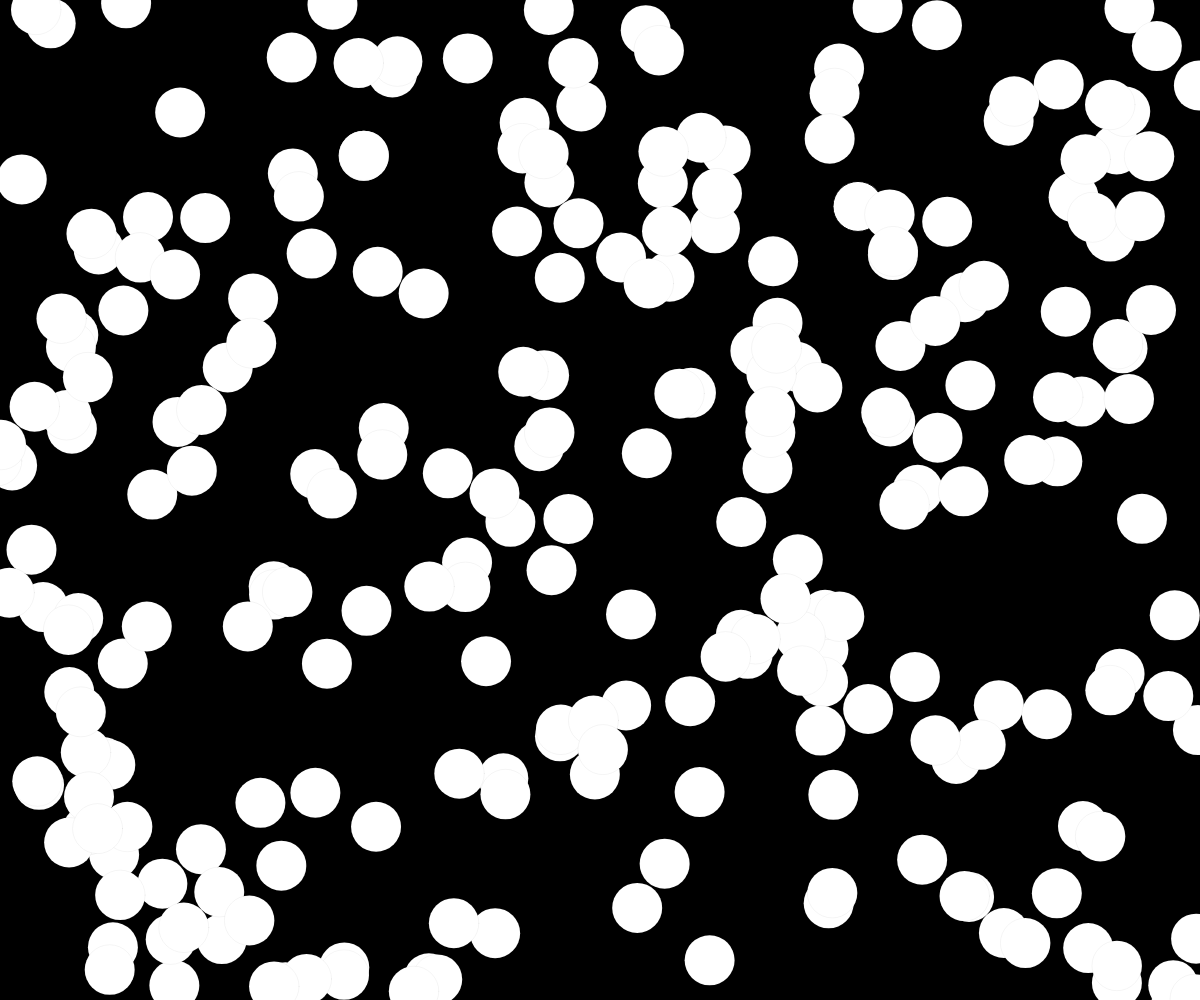
Frame 1 (no input)
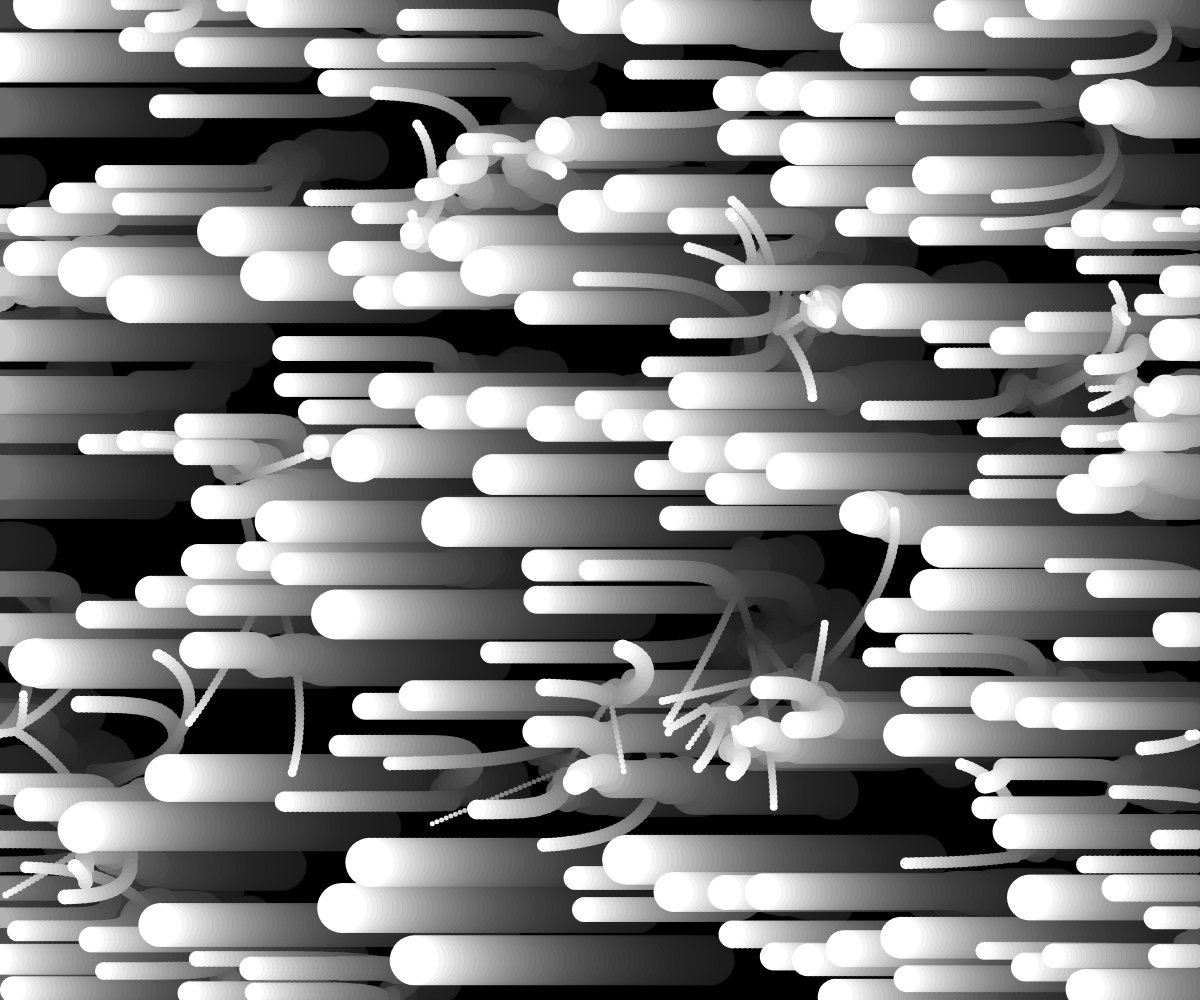
Frame 60 (no input)
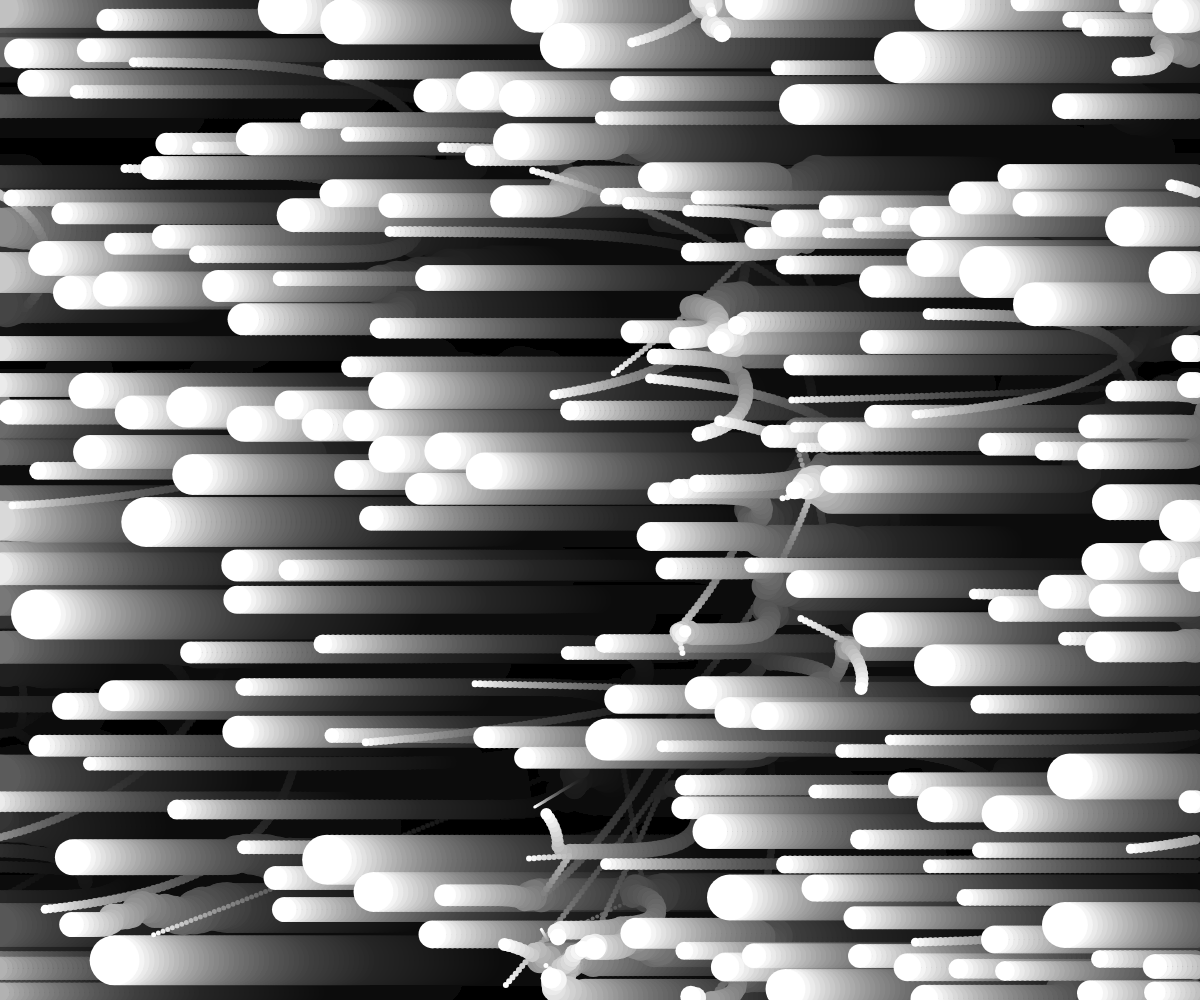
Frame 120 (the mouse pressed at the canvas centre since frame 60)

The p5.js sketch that drew these frames (run headless with seeded random() and noise() and a simulated clock; from frame 60 on, the mouse is pressed at the canvas centre):

// p5.js sketch
// ── sketch.js
  var b = [];
var d;
function setup() {

  createCanvas (windowWidth,windowHeight);

for (i = 0 ; i < 250; i ++ ){
b[i] = new Ball(random(width),random(height));
}
   background(0);
  
}
function draw() {

background(0,10);


 for(i = 0 ; i < b.length ; i++){
   
 b[i].ball;
 b[i].update();
 b[i].shouw();
 b[i].end();
   
  for( j = 0 ; j < b.length ; j++){
   if( i != j ){
     b[i].diss( b[i] , b[j]);
   }
  }
 }
}
var Ball = function( x , y  ){
  
  this.pos = createVector( x , y);
  this.v = p5.Vector.random2D(1,6);
  this.acc = createVector(0,0);
  this.mass = 50;
  
 this.update = function (){
   
   this.pos.add(this.v);
   this.v.add(this.acc);
   this.acc.mult(0);
   
 };
 
 this.shouw = function(){
 
   ellipse(this.pos.x , this.pos.y , this.mass );
 
  };
 this.end = function(){
 
 if (this.pos.x < 0 ){
   this.pos.x = width;
   this.mass = this.mass+2;
 }
 
 if( this.pos.x > width){
   this.mass = this.mass + 2;
  this.pos.x = 0;
 }
 
  if (this.pos.y < 0 ) {
   this.pos.y = height;
   this.mass = this.mass + 2;
  }
  
  if (this.pos.y > height){
    this.pos.y = 0;
    this.mass = this.mass + 2;
  }
  
 };
  
  this.diss = function(thiss , other){
 
  if( i != j ){
    diss = b[i].pos.dist(b[j].pos);
  }
  
   this.d = floor(diss);
   
    strokeWeight (this.mass*0.001);
      
      
    if(b[i].mass  > b[i].d ){
     this.v = p5.Vector.random2D();
     this.mass = this.mass- 1 ;
    }
    
  if(b[i].mass < b[j].mass){
    b[j].v.sub(b[i].d* ((this.mass/b.length)* 0.001));
    b[j].v.setMag(5);
  }

   };
};
